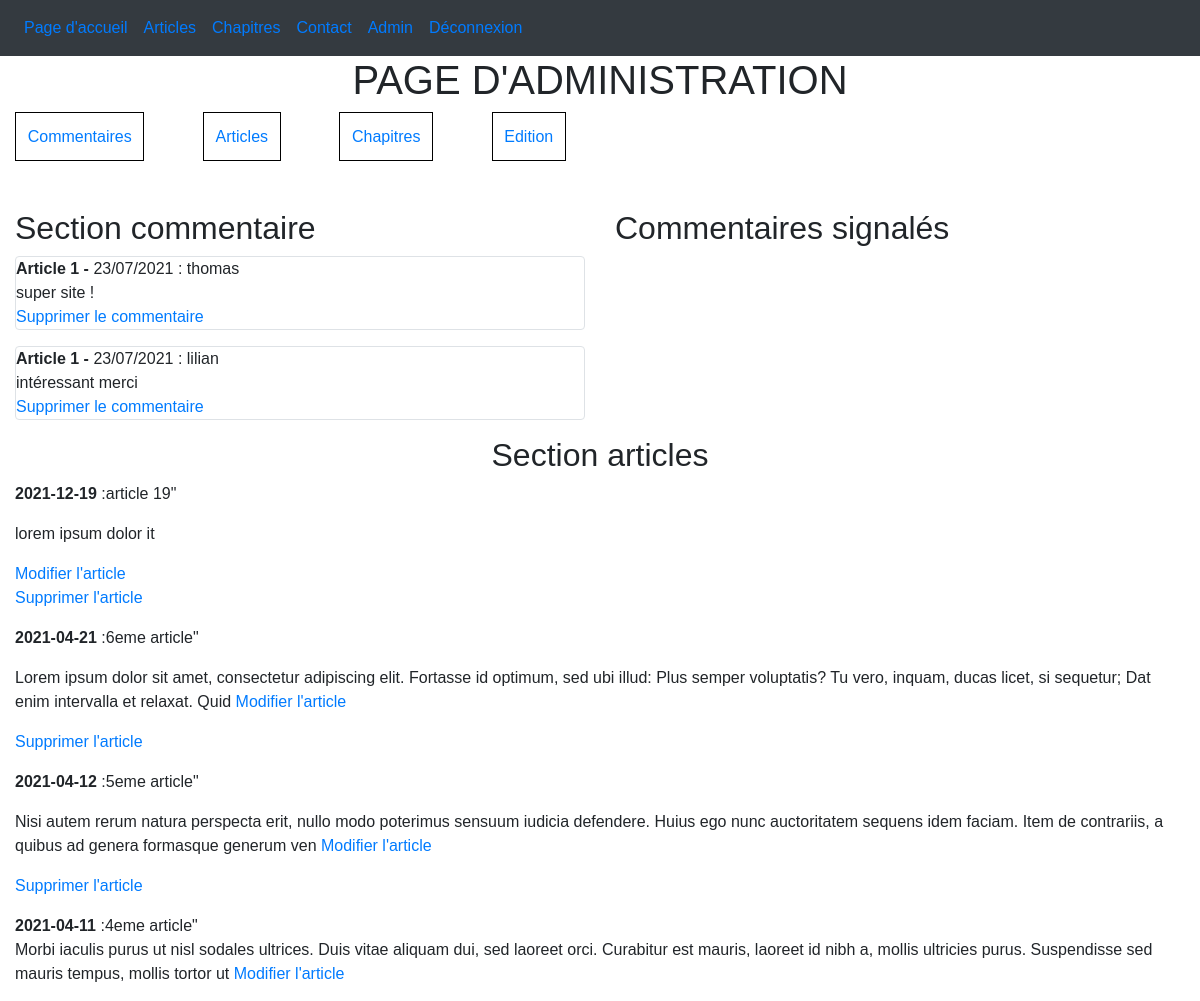
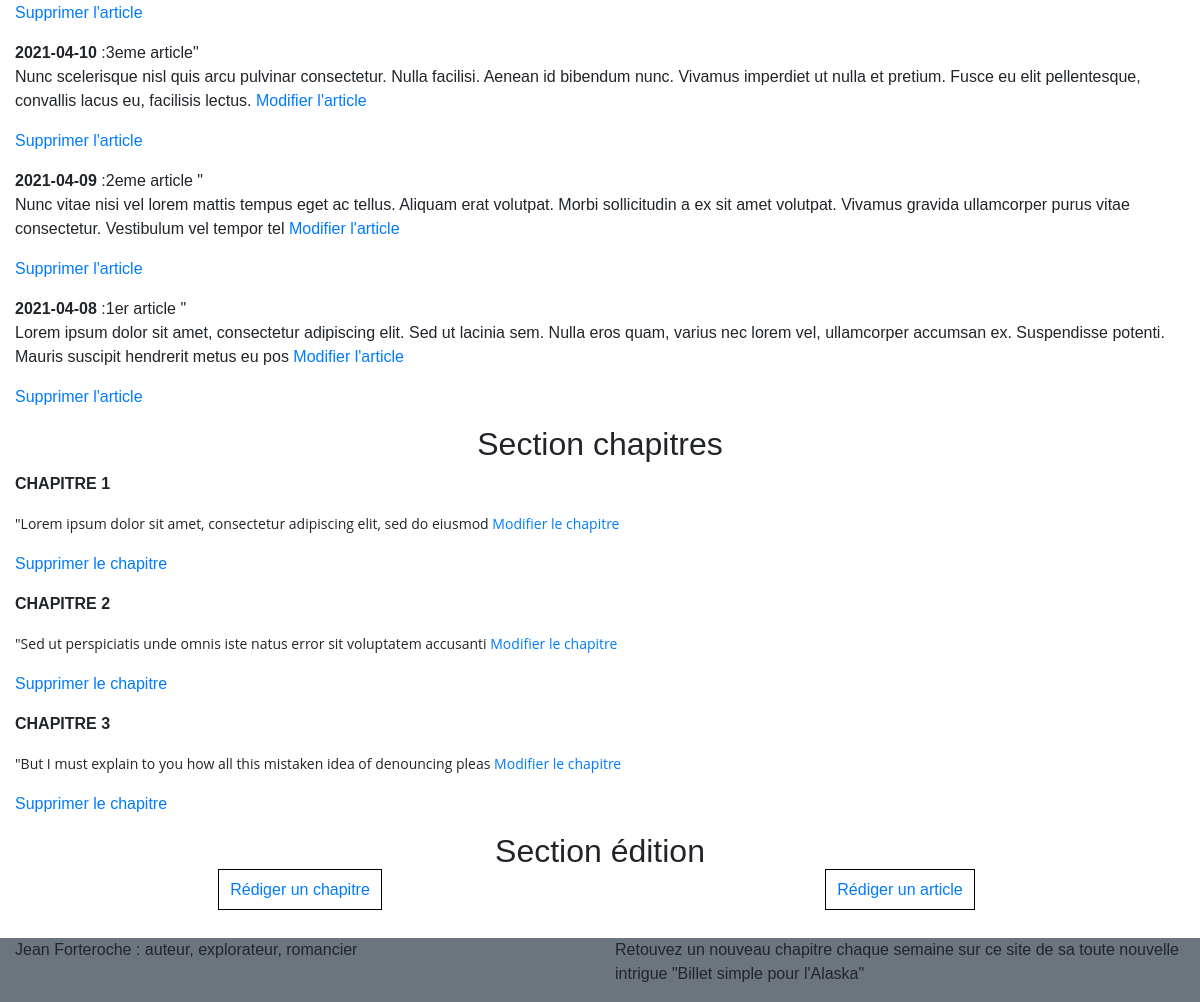
Screenshot of /index.php?action=administration (signed in) with the database file from the repository (2 pictures, top to bottom).
### tables this page shows
CREATE TABLE `posts` (
  `id_post` int(11) NOT NULL,
  `id_article` int(11) NOT NULL,
  `cal` text NOT NULL,
  `pseudo` text NOT NULL,
  `contenu` text NOT NULL,
  `signale` tinyint(1) NOT NULL DEFAULT '0'
);

CREATE TABLE `articles` (
  `id` int(11) NOT NULL,
  `date_publication` date NOT NULL,
  `titre` varchar(30) NOT NULL,
  `contenu` text NOT NULL
);

CREATE TABLE `chapitres` (
  `id` int(11) NOT NULL,
  `titre` text NOT NULL,
  `manu` longtext NOT NULL
);

### model/chapter_manager.php (called while the page is built, shortened)
<?php
class ChapterManager extends Manager {
    public function getAllChapters() {
        $db = $this -> dbconnect();
        $req = $db -> query("SELECT id, titre, SUBSTRING(manu, 1, 200) AS manu FROM chapitres ORDER BY id ");
        return $req;
    }
}
?>

### controller/chapter_controller.php (called while the page is built, shortened)
<?php
require_once('model/chapter_manager.php');
class ChapterController {
    public function afficheAllChapters() {
        $chapterManager = new ChapterManager;
        $reponse = $chapterManager -> getAllChapters();
        $reponse -> execute();
        return($reponse);
    }
}
?>

### model/post_manager.php (called while the page is built, shortened)
<?php
    class PostManager extends Manager {
        public function getAllPosts() {
            $db = $this -> dbconnect();
            $req = $db -> query("SELECT * FROM posts ORDER BY id_article");
            $req -> execute();
            return $req;
        }
    }
?>

### controller/post_controller.php (called while the page is built, shortened)
<?php
require_once('model/post_manager.php');
class PostController {
    public function afficheAllPost() {
        $postManager = new PostManager;
        $reponse = $postManager -> getAllPosts();
        return($reponse);
    }
}
?>

### model/article_manager.php (called while the page is built, shortened)
<?php
class ArticleManager extends Manager {
    public function getAllArticles() {
        $db = $this -> dbconnect();
        $req = $db -> query("SELECT id, date_publication, titre, SUBSTRING(contenu, 1, 200) AS contenu FROM articles ORDER BY date_publication DESC");
        return $req;
    }
}
?>

### controller/article_controller.php (called while the page is built, shortened)
<?php
require_once('model/article_manager.php');
class ArticleController {
            ?>
            <?php
    public function afficheAllArticles() {
        $articleManager = new ArticleManager;
        $reponse = $articleManager -> getAllArticles();
        $reponse -> execute();
        return($reponse);
    }
}
?>

### view/administration.php (the view, shortened to what this page needs)
<?php
    $post_controller = new PostController;
    $article_controller = new ArticleController;
    $chapter_controller = new ChapterController;
    $reponse = $post_controller -> afficheAllPost();
    $articles = $article_controller -> afficheAllArticles();
    $chapters = $chapter_controller -> afficheAllChapters();
?>
    <h1 class="text-center">PAGE D'ADMINISTRATION </h1>
    <div class="container-fluid">
        <div class="row">
            <div class="col-12 adminMenu">
                <a href="#comms" style="margin-right: 5%;">Commentaires</a>
                <a href="#articles">Articles</a>
                <a href="#chapitres">Chapitres</a>
                <a href="#edition">Edition</a>
            </div>
        </div>
        <br/>
        <br/>
        <div class="row">
            <div class="col-sm-12 col-lg-6 ">
            <h2 id='comms'>Section commentaire</h2>
                <?php
                    while($donnes = $reponse -> fetch()) {
                ?>
                <p class="border rounded">
                    <strong>Article <?php echo $donnes['id_article']; ?> -</strong> <?php echo $donnes['cal']; ?> : <?php echo $donnes['pseudo']; ?> <br/>
                    <?php echo html_entity_decode($donnes['contenu']); ?> <br/>
                    <a href="\Projet4\index.php?action=delComms&id=<?php echo $donnes['id_post'] ?>">Supprimer le commentaire </a>
                </p>
                <?php
                    }
                ?>
            </div>
            <div class="col-sm-12 col-lg-6">
                <h2>Commentaires signalés</h2>
            </div>
        </div>
        <h2 class="text-center" id="articles">Section articles</h2>
        <div class="row">
            <div class="col-12">
                <?php
                    while($donnes = $articles -> fetch()) {
                ?>
                <p>
                    <strong><?php echo $donnes['date_publication']; ?></strong> :<?php echo $donnes['titre'] ?>" <br/>
                    <?php echo $donnes['contenu']; ?>
                    <a href="\Projet4\index.php?action=upArticle&id= <?php echo $donnes['id']?>">Modifier l'article</a>
                    <div><a href="\Projet4\index.php?action=delArticle&id=<?php echo $donnes['id'] ?>">Supprimer l'article</a></div>
                </p>
                <?php
                    }
                ?>
            </div>
        </div>
        <h2 class="text-center" id="chapitres">Section chapitres</h2>
        <div class="row">
            <div class="col-12">
                <?php
                    while($donnes = $chapters -> fetch()) {
                ?>
                <p>
                <strong><?php echo $donnes['titre']; ?> </strong><br/>
                        <?php echo html_entity_decode($donnes['manu']); ?>
                    <a href="\Projet4\index.php?action=upChapter&id= <?php echo $donnes['id']?>">Modifier le chapitre</a>
                    <div><a href="\Projet4\index.php?action=delChapter&id=<?php echo $donnes['id'] ?>">Supprimer le chapitre</a></div>
                </p>
                <?php
                    }
                ?>
            </div>
        </div>
        <h2 class="text-center" id="edition"> Section édition</h2>
        <div class="row">
            <div class="col-6 text-center">
                <a href="\Projet4\index.php?action=writeChapter" class="adminButton" > Rédiger un chapitre </a>
            </div>
            <div class="col-6 text-center">
                <a href="\Projet4\index.php?action=writeArticle" class="adminButton" > Rédiger un article </a>
            </div>
        </div>
    </div>
<?php require('template.php'); ?>

### public/css/style.css (style rules this page uses)
* { box-sizing: border-box }
body { font-family: Verdana, sans-serif; margin:0 }
.adminButton { z-index: 0; border: 1px solid black; padding: 2%; text-decoration: none; }
.adminMenu { display: flex; text-decoration: none; }
.adminMenu a { border: 1px solid black; text-decoration: none; margin-right: 5%; padding: 1%; }

### rows the page displays
posts: id_article "1", cal "23/07/2021", pseudo "thomas", contenu "super site !"
posts: id_article "1", cal "23/07/2021", pseudo "lilian", contenu "intéressant merci"
articles: date_publication "2021-12-19", titre "article 19", contenu "lorem ipsum dolor it"
articles: date_publication "2021-04-21", titre "6eme article", contenu "Lorem ipsum dolor sit amet, consectetur adipiscing elit. Fortasse id optimum, sed ubi illud: Plus semper voluptatis? Tu vero, inquam, ducas licet, si sequetur; Dat enim intervalla et relaxat. Quid"
articles: date_publication "2021-04-12", titre "5eme article", contenu "Nisi autem rerum natura perspecta erit, nullo modo poterimus sensuum iudicia defendere. Huius ego nunc auctoritatem sequens idem faciam. Item de contrariis, a quibus ad genera formasque generum ven"
articles: date_publication "2021-04-11", titre "4eme article", contenu "Morbi iaculis purus ut nisl sodales ultrices. Duis vitae aliquam dui, sed laoreet orci. Curabitur est mauris, laoreet id nibh a, mollis ultricies purus. Suspendisse sed mauris tempus, mollis tortor ut"
articles: date_publication "2021-04-10", titre "3eme article", contenu "Nunc scelerisque nisl quis arcu pulvinar consectetur. Nulla facilisi. Aenean id bibendum nunc. Vivamus imperdiet ut nulla et pretium. Fusce eu elit pellentesque, convallis lacus eu, facilisis lectus."
articles: date_publication "2021-04-09", titre "2eme article", contenu "Nunc vitae nisi vel lorem mattis tempus eget ac tellus. Aliquam erat volutpat. Morbi sollicitudin a ex sit amet volutpat. Vivamus gravida ullamcorper purus vitae consectetur. Vestibulum vel tempor tel"
articles: date_publication "2021-04-08", titre "1er article", contenu "Lorem ipsum dolor sit amet, consectetur adipiscing elit. Sed ut lacinia sem. Nulla eros quam, varius nec lorem vel, ullamcorper accumsan ex. Suspendisse potenti. Mauris suscipit hendrerit metus eu pos"
chapitres: titre "CHAPITRE 1", manu "\"Lorem ipsum dolor sit amet, consectetur adipiscing elit, sed do eiusmod"
chapitres: titre "CHAPITRE 2", manu "\"Sed ut perspiciatis unde omnis iste natus error sit voluptatem accusanti"
chapitres: titre "CHAPITRE 3", manu "\"But I must explain to you how all this mistaken idea of denouncing pleas"
